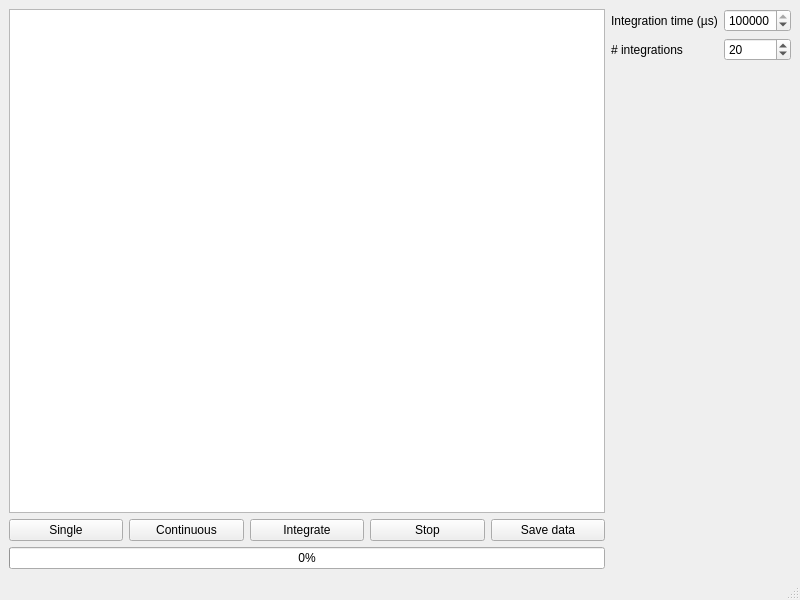
<?xml version="1.0" encoding="UTF-8"?>
<ui version="4.0">
 <class>MainWindow</class>
 <widget class="QMainWindow" name="MainWindow">
  <property name="geometry">
   <rect>
    <x>0</x>
    <y>0</y>
    <width>800</width>
    <height>600</height>
   </rect>
  </property>
  <property name="windowTitle">
   <string>MainWindow</string>
  </property>
  <widget class="QWidget" name="centralwidget">
   <layout class="QHBoxLayout" name="horizontalLayout_3">
    <item>
     <layout class="QVBoxLayout" name="verticalLayout">
      <item>
       <widget class="PlotWidget" name="plot_widget"/>
      </item>
      <item>
       <layout class="QHBoxLayout" name="horizontalLayout_2">
        <item>
         <widget class="QPushButton" name="single_button">
          <property name="text">
           <string>Single</string>
          </property>
         </widget>
        </item>
        <item>
         <widget class="QPushButton" name="continuous_button">
          <property name="text">
           <string>Continuous</string>
          </property>
         </widget>
        </item>
        <item>
         <widget class="QPushButton" name="integrate_button">
          <property name="text">
           <string>Integrate</string>
          </property>
         </widget>
        </item>
        <item>
         <widget class="QPushButton" name="stop_button">
          <property name="text">
           <string>Stop</string>
          </property>
         </widget>
        </item>
        <item>
         <widget class="QPushButton" name="save_button">
          <property name="text">
           <string>Save data</string>
          </property>
         </widget>
        </item>
       </layout>
      </item>
      <item>
       <widget class="QProgressBar" name="progress_bar">
        <property name="value">
         <number>0</number>
        </property>
       </widget>
      </item>
     </layout>
    </item>
    <item>
     <layout class="QFormLayout" name="formLayout">
      <item row="0" column="0">
       <widget class="QLabel" name="integrationTimeSLabel">
        <property name="text">
         <string>Integration time (µs)</string>
        </property>
       </widget>
      </item>
      <item row="0" column="1">
       <widget class="QSpinBox" name="integration_time">
        <property name="minimum">
         <number>10000</number>
        </property>
        <property name="maximum">
         <number>100000000</number>
        </property>
        <property name="singleStep">
         <number>1000</number>
        </property>
        <property name="value">
         <number>100000</number>
        </property>
       </widget>
      </item>
      <item row="1" column="0">
       <widget class="QLabel" name="integrationsLabel">
        <property name="text">
         <string># integrations</string>
        </property>
       </widget>
      </item>
      <item row="1" column="1">
       <widget class="QSpinBox" name="num_integrations">
        <property name="minimum">
         <number>1</number>
        </property>
        <property name="maximum">
         <number>1000</number>
        </property>
        <property name="value">
         <number>20</number>
        </property>
       </widget>
      </item>
     </layout>
    </item>
   </layout>
  </widget>
  <widget class="QMenuBar" name="menubar">
   <property name="geometry">
    <rect>
     <x>0</x>
     <y>0</y>
     <width>800</width>
     <height>37</height>
    </rect>
   </property>
  </widget>
  <widget class="QStatusBar" name="statusbar"/>
 </widget>
 <customwidgets>
  <customwidget>
   <class>PlotWidget</class>
   <extends>QGraphicsView</extends>
   <header>pyqtgraph</header>
  </customwidget>
 </customwidgets>
 <resources/>
 <connections/>
</ui>
